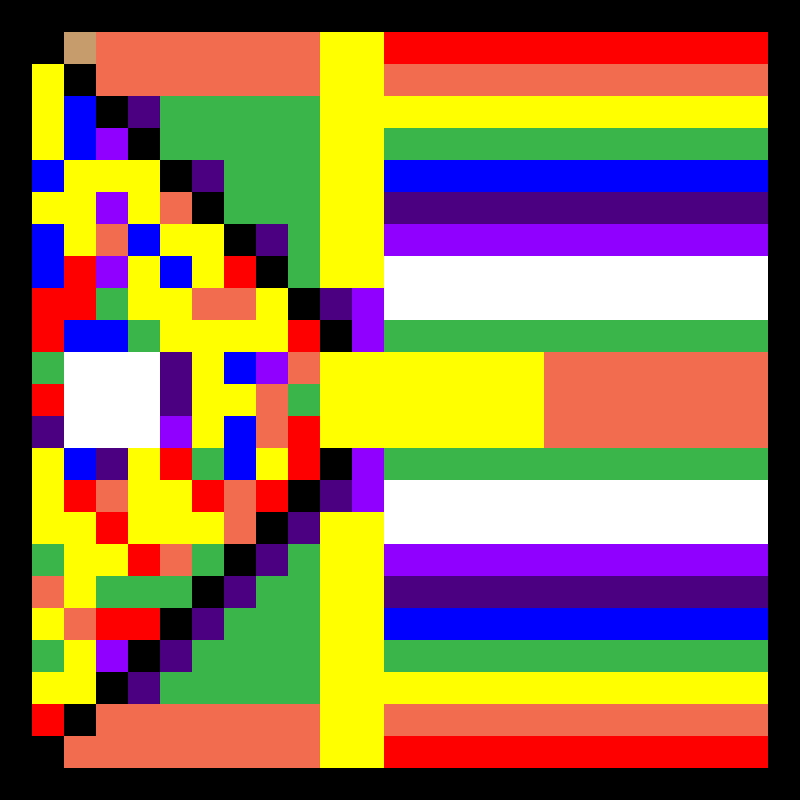

This is a level from a 2D game, rendered from its Tiled map with the project's own tilesets. A one-line summary and the map file follow, with tile-layer data summarised:
An orthogonal 25x25 tile map with 32x32 px tiles, 1 tile layer (Tile Layer 1).

<map version="1.0" orientation="orthogonal" width="25" height="25" tilewidth="32" tileheight="32">
 <tileset firstgid="1" source="map.tsx" />
 <layer name="Tile Layer 1" width="25" height="25">
  <data>[625 cells, 625 non-empty, 11 distinct tile ids]</data>
 </layer>
</map>